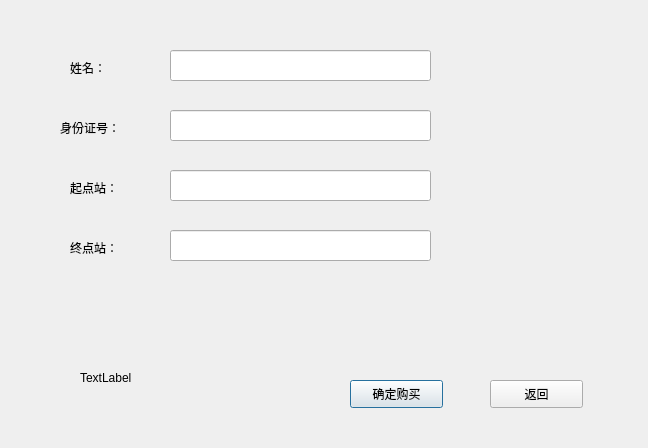
<?xml version="1.0" encoding="UTF-8"?>
<ui version="4.0">
 <class>buy</class>
 <widget class="QDialog" name="buy">
  <property name="geometry">
   <rect>
    <x>0</x>
    <y>0</y>
    <width>648</width>
    <height>448</height>
   </rect>
  </property>
  <property name="windowTitle">
   <string>Dialog</string>
  </property>
  <widget class="QLabel" name="start">
   <property name="geometry">
    <rect>
     <x>70</x>
     <y>180</y>
     <width>72</width>
     <height>15</height>
    </rect>
   </property>
   <property name="text">
    <string>起点站：</string>
   </property>
  </widget>
  <widget class="QLabel" name="end">
   <property name="geometry">
    <rect>
     <x>70</x>
     <y>240</y>
     <width>72</width>
     <height>15</height>
    </rect>
   </property>
   <property name="text">
    <string>终点站：</string>
   </property>
  </widget>
  <widget class="QLabel" name="name">
   <property name="geometry">
    <rect>
     <x>70</x>
     <y>60</y>
     <width>72</width>
     <height>15</height>
    </rect>
   </property>
   <property name="text">
    <string>姓名：</string>
   </property>
  </widget>
  <widget class="QLabel" name="ID">
   <property name="geometry">
    <rect>
     <x>60</x>
     <y>120</y>
     <width>72</width>
     <height>15</height>
    </rect>
   </property>
   <property name="text">
    <string>身份证号：</string>
   </property>
  </widget>
  <widget class="QLineEdit" name="name_">
   <property name="geometry">
    <rect>
     <x>170</x>
     <y>50</y>
     <width>261</width>
     <height>31</height>
    </rect>
   </property>
  </widget>
  <widget class="QLineEdit" name="ID_">
   <property name="geometry">
    <rect>
     <x>170</x>
     <y>110</y>
     <width>261</width>
     <height>31</height>
    </rect>
   </property>
  </widget>
  <widget class="QLineEdit" name="start_">
   <property name="geometry">
    <rect>
     <x>170</x>
     <y>170</y>
     <width>261</width>
     <height>31</height>
    </rect>
   </property>
  </widget>
  <widget class="QLineEdit" name="end_">
   <property name="geometry">
    <rect>
     <x>170</x>
     <y>230</y>
     <width>261</width>
     <height>31</height>
    </rect>
   </property>
  </widget>
  <widget class="QPushButton" name="confirm">
   <property name="geometry">
    <rect>
     <x>350</x>
     <y>380</y>
     <width>93</width>
     <height>28</height>
    </rect>
   </property>
   <property name="text">
    <string>确定购买</string>
   </property>
  </widget>
  <widget class="QPushButton" name="back">
   <property name="geometry">
    <rect>
     <x>490</x>
     <y>380</y>
     <width>93</width>
     <height>28</height>
    </rect>
   </property>
   <property name="text">
    <string>返回</string>
   </property>
  </widget>
  <widget class="QLabel" name="label">
   <property name="geometry">
    <rect>
     <x>80</x>
     <y>370</y>
     <width>72</width>
     <height>15</height>
    </rect>
   </property>
   <property name="text">
    <string>TextLabel</string>
   </property>
  </widget>
 </widget>
 <resources/>
 <connections/>
</ui>
